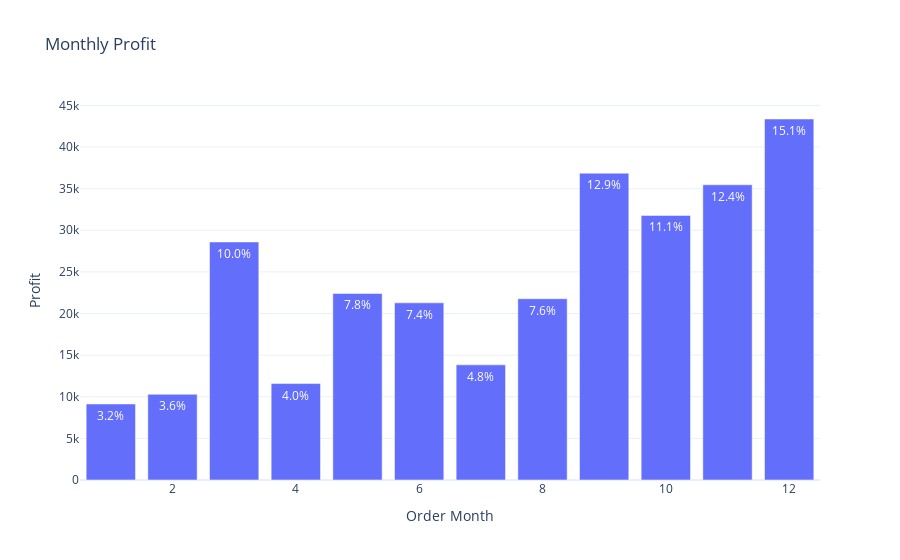

The code cell stored with this chart in its notebook:
### Code cell
fig = px.bar(
    monthlyprofit,
    x='Order Month',
    y='Profit',
    title = 'Monthly Profit',
    text='PercentageLabel'
)
fig.show()

### Figure 1 — Plotly figure (JSON) as saved in the notebook; plotly's stock layout.template omitted (floating-point values rounded to 4 significant figures)
{"data": [{"hovertemplate": "Order Month=%{x}<br>Profit=%{y}<br>PercentageLabel=%{text}<extra></extra>", "legendgroup": "", "marker": {"color": "#636efa", "pattern": {"shape": ""}}, "name": "", "orientation": "v", "showlegend": false, "text": ["15.1%", "12.9%", "12.4%", "11.1%", "10.0%", "7.8%", "7.6%", "7.4%", "4.8%", "4.0%", "3.6%", "3.2%"], "textposition": "auto", "type": "bar", "x": [12, 9, 11, 10, 3, 5, 8, 6, 7, 4, 2, 1], "xaxis": "x", "y": [43370.0, 36860.0, 35470.0, 31780.0, 28590.0, 22410.0, 21780.0, 21290.0, 13830.0, 11590.0, 10290.0, 9134.0], "yaxis": "y"}], "layout": {"barmode": "relative", "legend": {"tracegroupgap": 0}, "title": {"text": "Monthly Profit"}, "xaxis": {"anchor": "y", "domain": [0, 1], "title": {"text": "Order Month"}}, "yaxis": {"anchor": "x", "domain": [0, 1], "title": {"text": "Profit"}}}}
